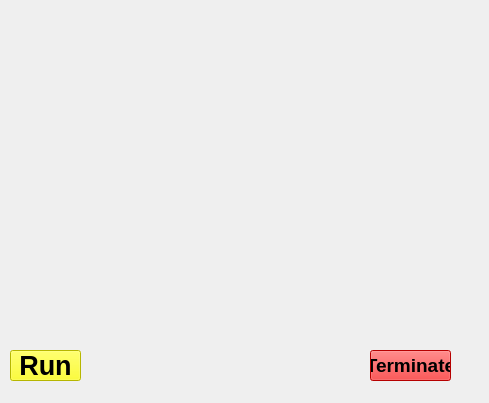
<?xml version="1.0" encoding="UTF-8"?>
<ui version="4.0">
 <class>MainWindow</class>
 <widget class="QMainWindow" name="MainWindow">
  <property name="geometry">
   <rect>
    <x>0</x>
    <y>0</y>
    <width>489</width>
    <height>403</height>
   </rect>
  </property>
  <property name="windowTitle">
   <string>MainWindow</string>
  </property>
  <widget class="QWidget" name="centralwidget">
   <widget class="QLabel" name="label">
    <property name="geometry">
     <rect>
      <x>-70</x>
      <y>-10</y>
      <width>671</width>
      <height>421</height>
     </rect>
    </property>
    <property name="text">
     <string/>
    </property>
    <property name="pixmap">
     <pixmap>C:/Users/Sydney/Downloads/jarvis-iron-man.gif</pixmap>
    </property>
   </widget>
   <widget class="QPushButton" name="pushButton">
    <property name="geometry">
     <rect>
      <x>10</x>
      <y>350</y>
      <width>71</width>
      <height>31</height>
     </rect>
    </property>
    <property name="font">
     <font>
      <pointsize>20</pointsize>
      <weight>75</weight>
      <bold>true</bold>
     </font>
    </property>
    <property name="styleSheet">
     <string notr="true">background-color: rgb(255, 255, 0);</string>
    </property>
    <property name="text">
     <string>Run</string>
    </property>
   </widget>
   <widget class="QPushButton" name="pushButton_2">
    <property name="geometry">
     <rect>
      <x>370</x>
      <y>350</y>
      <width>81</width>
      <height>31</height>
     </rect>
    </property>
    <property name="font">
     <font>
      <pointsize>14</pointsize>
      <weight>75</weight>
      <bold>true</bold>
     </font>
    </property>
    <property name="styleSheet">
     <string notr="true">background-color: rgb(255, 0, 0);</string>
    </property>
    <property name="text">
     <string>Terminate</string>
    </property>
   </widget>
   <widget class="QTextBrowser" name="textBrowser_2">
    <property name="geometry">
     <rect>
      <x>140</x>
      <y>20</y>
      <width>141</width>
      <height>31</height>
     </rect>
    </property>
    <property name="styleSheet">
     <string notr="true">background:transparent;
border radius:none;</string>
    </property>
   </widget>
   <widget class="QTextBrowser" name="ironmangui">
    <property name="geometry">
     <rect>
      <x>0</x>
      <y>20</y>
      <width>141</width>
      <height>31</height>
     </rect>
    </property>
    <property name="styleSheet">
     <string notr="true">background:transparent;
border radius:none;</string>
    </property>
   </widget>
  </widget>
 </widget>
 <resources/>
 <connections/>
</ui>
